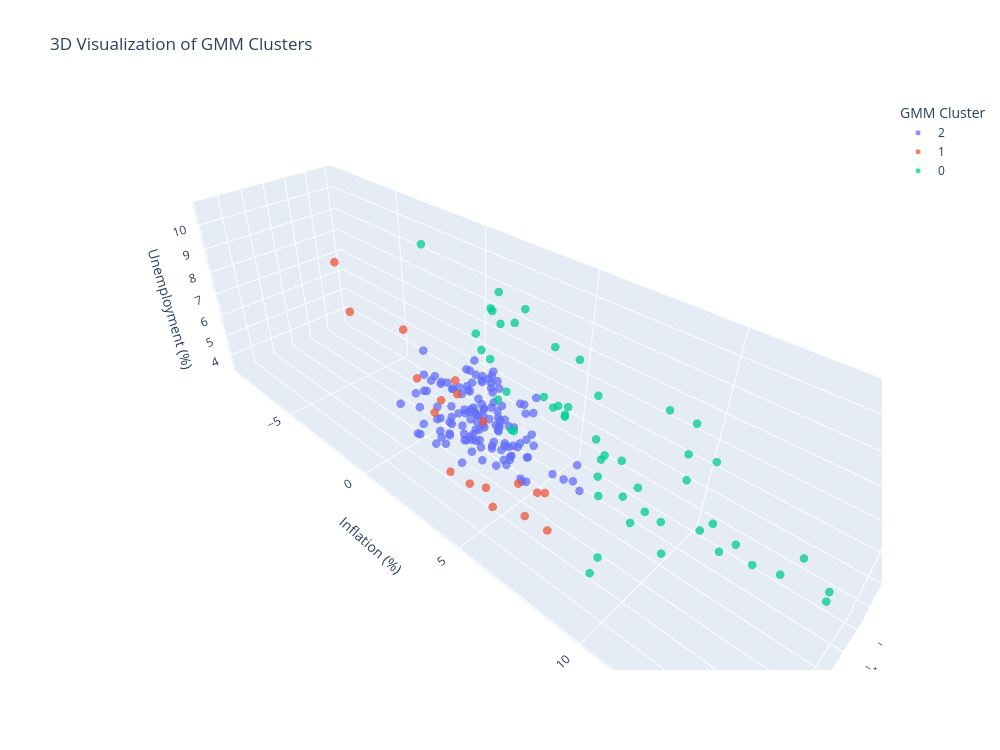

Notebook code cell kept with this figure:
### Code cell
fig = px.scatter_3d(
    plot_data,
    x="gdp_growth",
    y="infl",
    z="unemp",
    color="Cluster",
    title="3D Visualization of GMM Clusters",
    labels={
        "gdp_growth": "GDP Growth (%)",
        "infl": "Inflation (%)",
        "unemp": "Unemployment (%)",
        "Cluster": "GMM Cluster"
    },
    opacity=0.75
)

fig.update_traces(marker=dict(size=5))

fig.update_layout(
    width=1000,
    height=750
)

fig.show()

### Figure 1 — Plotly figure (JSON) as saved in the notebook; plotly's stock layout.template omitted (floating-point values rounded to 4 significant figures; data arrays with more than 128 entries replaced by an {"elided": "..."} marker saying what was removed)
{"data": [{"hovertemplate": "GMM Cluster=2<br>GDP Growth (%)=%{x}<br>Inflation (%)=%{y}<br>Unemployment (%)=%{z}<extra></extra>", "legendgroup": "2", "marker": {"color": "#636efa", "opacity": 0.75, "size": 5, "symbol": "circle"}, "mode": "markers", "name": "2", "scene": "scene", "showlegend": true, "type": "scatter3d", "x": {"elided": "133 float values"}, "y": {"elided": "133 float values"}, "z": {"elided": "133 float values"}}, {"hovertemplate": "GMM Cluster=1<br>GDP Growth (%)=%{x}<br>Inflation (%)=%{y}<br>Unemployment (%)=%{z}<extra></extra>", "legendgroup": "1", "marker": {"color": "#EF553B", "opacity": 0.75, "size": 5, "symbol": "circle"}, "mode": "markers", "name": "1", "scene": "scene", "showlegend": true, "type": "scatter3d", "x": [-0.4685, 2.384, 2.425, 2.04, 1.684, 0.6818, 1.563, 0.2908, 0.6304, 0.9563, 0.9402, 1.932, -0.3303, -0.2745, 0.5155, 0.02664, -0.6781, -1.38], "y": [0.14, 2.9, 4.99, 3.5, 5.77, 4.56, 6.67, 5.47, 5.4, -4.39, 0.49, 4.19, 1.82, 0.45, 0.4, -1.58, -3.16, -8.79], "z": [5.2, 4.1, 3.9, 3.7, 3.5, 3.5, 3.4, 3.4, 3.6, 7.0, 4.6, 3.9, 4.2, 4.8, 4.9, 4.7, 6.0, 6.9]}, {"hovertemplate": "GMM Cluster=0<br>GDP Growth (%)=%{x}<br>Inflation (%)=%{y}<br>Unemployment (%)=%{z}<extra></extra>", "legendgroup": "0", "marker": {"color": "#00cc96", "opacity": 0.75, "size": 5, "symbol": "circle"}, "mode": "markers", "name": "0", "scene": "scene", "showlegend": true, "type": "scatter3d", "x": [-1.291, -1.066, 2.526, -0.535, 0.9493, -0.8808, 0.2557, -0.9937, -0.3943, -1.224, 0.7613, 1.67, 1.298, 0.7492, 0.4887, 0.7235, 1.154, 1.968, 1.773, -0.02069, 0.3409, 3.859, 0.9756, 1.314, 0.1671, 0.09383, 0.7162, 0.2748, 0.3216, -2.071, -0.186, 1.833, 2.057, -0.8011, 1.208, -1.254, -1.655, 0.5404, -0.3863, 0.07891, 1.236, 2.223, 1.953, 2.046, 1.921, -0.001514, 0.7568, 0.3614, -1.661, -0.1851, 0.6862], "y": [1.21, 5.04, 9.26, 12.47, 10.39, 10.96, 9.86, 13.56, 10.07, 5.32, 7.48, 6.61, 6.5, 6.37, 6.27, 5.49, 8.76, 5.3, 5.23, 7.08, 7.58, 9.89, 9.65, 8.26, 12.08, 13.37, 11.88, 14.62, 14.6, 8.32, 10.04, 11.64, 8.62, 10.63, 8.22, 4.26, 2.53, 10.39, 2.45, -0.82, 3.66, 4.03, 3.99, 5.13, 4.67, 8.79, 9.14, 8.53, 0.94, 3.37, 3.56], "z": [6.3, 5.8, 5.0, 4.8, 4.8, 5.1, 5.2, 5.6, 6.6, 8.2, 8.9, 8.5, 8.3, 7.6, 7.7, 7.8, 7.5, 7.1, 6.9, 6.6, 6.3, 6.0, 6.0, 5.9, 5.9, 5.7, 5.9, 5.9, 6.3, 7.3, 7.7, 7.4, 7.4, 7.4, 7.4, 8.2, 8.8, 9.4, 9.9, 10.7, 10.4, 10.1, 9.4, 8.5, 7.9, 5.7, 5.0, 5.4, 8.1, 9.2, 9.6]}], "layout": {"height": 750, "legend": {"title": {"text": "GMM Cluster"}, "tracegroupgap": 0}, "scene": {"domain": {"x": [0, 1], "y": [0, 1]}, "xaxis": {"title": {"text": "GDP Growth (%)"}}, "yaxis": {"title": {"text": "Inflation (%)"}}, "zaxis": {"title": {"text": "Unemployment (%)"}}}, "title": {"text": "3D Visualization of GMM Clusters"}, "width": 1000}}
